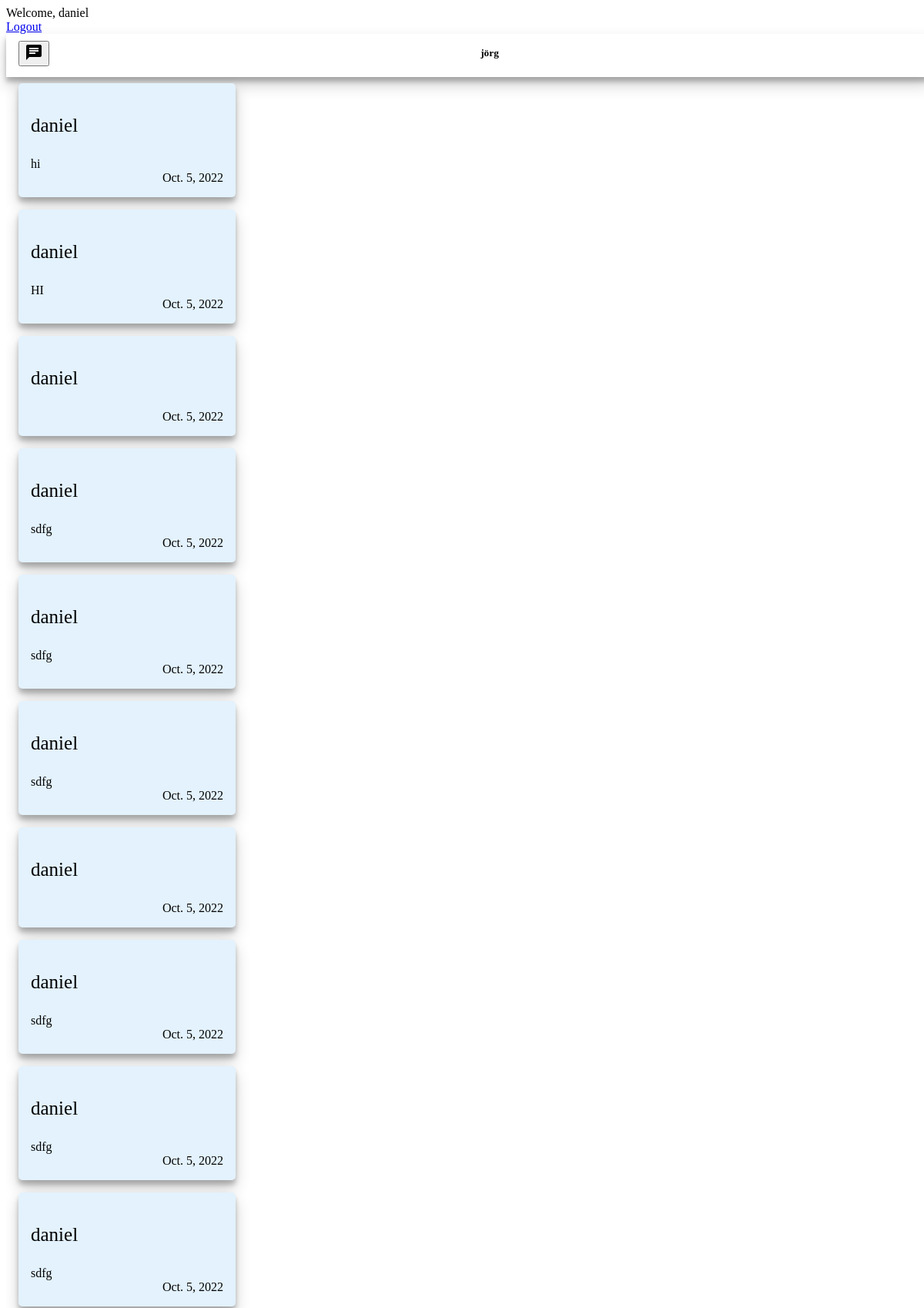
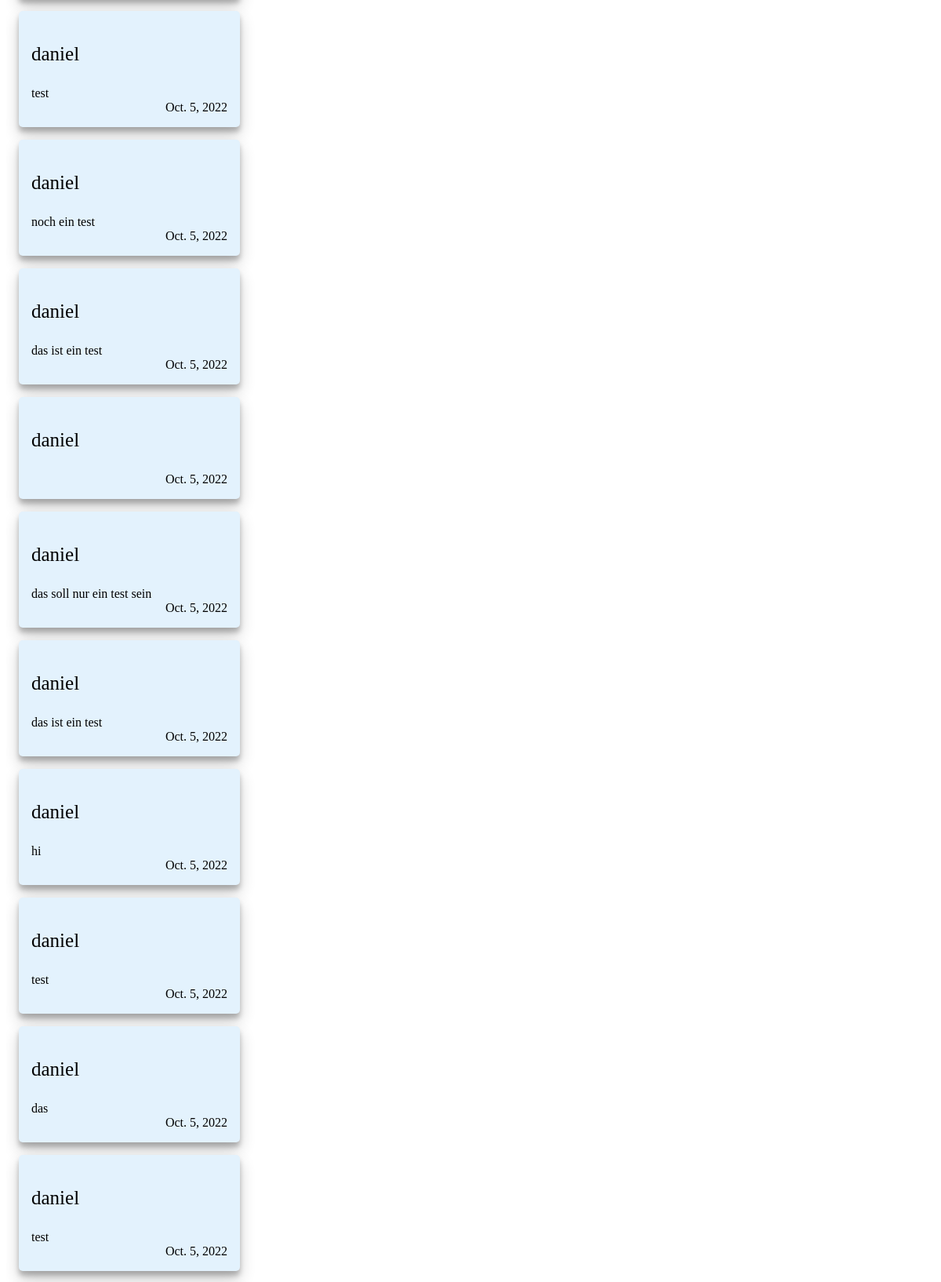
The app's page /chat/28/ (signed in, upper part) with its own data (2 pictures, top to bottom).
### chat/models.py (models this page shows)
class Message(models.Model):
    text = models.CharField(max_length=500)
    created_at = DateField(default=date.today)
    chat = models.ForeignKey(Chat, on_delete=models.CASCADE, related_name='chat_message_set', default=None, blank=True, null=True)
    author = models.ForeignKey(settings.AUTH_USER_MODEL, on_delete=models.CASCADE, related_name='author_message_set')
    reciever = models.ForeignKey(settings.AUTH_USER_MODEL, on_delete=models.CASCADE, related_name='receiver_message_set')

### chat/views.py (the view, shortened to what this page needs)
# urls.py: path("chat/<int:id>/", message_view , name="chat"),
@login_required(login_url='/login/')
@csrf_exempt
def message_view(request, id):
    all_users = User.objects.all
    all_chats = Chat.objects.filter(participant1 = request.user.id) | Chat.objects.filter(participant2 = request.user.id)
    text_messages = Message.objects.filter(chat_id=id)
    my_chat = Chat.objects.get(id=id)
    if(request.user.id == my_chat.participant1.id):
        reciever_user = my_chat.participant2
    else:
        reciever_user = my_chat.participant1
    return render(request, 'chat/chat.html', {'messages': text_messages,'users': all_users, "chats": all_chats, "recieverUser": reciever_user, "chatId": id})

### chat/templates/chat/chat.html (shortened to what this page needs)
{% extends "base.html" %} {% block content %} {% if request.user.is_authenticated %}
<div id="information-bar-chat" >
    <div style="width: 100%; display: flex; justify-content: space-between; align-items: center; height: 50px">
        <button style="margin-left: 16px" onclick="renderAllChats()" class="mdl-button mdl-js-button mdl-button--raised mdl-button--colored">
            <i class="material-icons">chat</i>
    </button>
    <h5>{{ recieverUser }}<h5/>
    </div>
</div>
<div id="workspace">
    <div id="messagecontainer">
        {% for message in messages %}
        {% if request.user == message.author %}
        <div id="loggedInUserMessage">
            <div id="card" style="background-color: #E3F2FD">
                <div style="min-height: 30px; display: flex; justify-content: flex-start;">
                    <p style="font-size: 25px; height: 30px;">{{ message.author }}</p>
                </div>
                <div>
                    {{ message.text }}
                </div>
                <div id="createdAt">
                    <span>{{message.created_at}}</span>
                </div>
          </div>
        </div>
          {% endif %}
        {% endfor %}
    </div>
</div>
{% endif %} {% endblock %}

### templates/base.html (shortened to what this page needs)
<!DOCTYPE html>
<html lang="en">
<head>
<link rel="stylesheet" href="https://code.getmdl.io/1.3.0/material.indigo-pink.min.css">
 {% load static %}
<link rel="stylesheet" href="{% static 'css/style.css' %}">
</head>
<body>
<div class="mdl-layout mdl-js-layout mdl-layout--fixed-header">
    <header class="mdl-layout__header">
      <div class="mdl-layout__header-row">
        {% if request.user.is_authenticated %}
        <span class="mdl-layout-title">Welcome, {{ request.user }} </span>
        {% else %}
        <span class="mdl-layout-title">Welcome, please log in</span>
        {% endif %}
        <nav class="mdl-navigation">
          {% if request.user.is_authenticated %}
          <a class="mdl-navigation__link" href="{% url 'logout' %}">Logout</a>
          {% endif %}
        </nav>
      </div>
    </header>
    <main class="mdl-layout__content">
      <div class="page-content">
        {% block content %}
        {% endblock %}
      </div>
    </main>
  </div>
</body>
</html>

### static/css/style.css (style rules this page uses)
.page-content { display: flex; align-items: center; flex-direction: column; width: 100vw; }
#information-bar-chat { box-shadow: 0 10px 20px rgba(0,0,0,0.19), 0 6px 6px rgba(0,0,0,0.23); height: 56px; background-color: white; display: flex; align-items: center; justify-content: space-between; width: 100%; flex-direction: column }
#workspace { width: 100%; position: inherit; display: flex; flex-direction: column; align-items: center ; justify-content: flex-end; height: calc(100vh - 60px - 60px); }
#messagecontainer { height: 100%; overflow-y: scroll; width: 100%; display: flex; flex-direction: column; }
#card { width: 250px; padding: 16px; margin: 8px 16px 8px 16px; display: flex; flex-direction: column; border-radius: 5px; box-shadow: 0 10px 20px rgba(0,0,0,0.19), 0 6px 6px rgba(0,0,0,0.23); }
#createdAt { width: 100%; display: flex; justify-content: flex-end; }
#loggedInUserMessage { display: flex; justify-content: flex-start; }

### records on screen
Message: author "daniel", text "hi", created_at "Oct. 5, 2022"
Message: author "daniel", text "HI", created_at "Oct. 5, 2022"
Message: author "daniel", created_at "Oct. 5, 2022"
Message: author "daniel", text "sdfg", created_at "Oct. 5, 2022"
Message: author "daniel", text "sdfg", created_at "Oct. 5, 2022"
Message: author "daniel", text "sdfg", created_at "Oct. 5, 2022"
Message: author "daniel", created_at "Oct. 5, 2022"
Message: author "daniel", text "sdfg", created_at "Oct. 5, 2022"
Message: author "daniel", text "sdfg", created_at "Oct. 5, 2022"
Message: author "daniel", text "sdfg", created_at "Oct. 5, 2022"
Message: author "daniel", text "test", created_at "Oct. 5, 2022"
Message: author "daniel", text "noch ein test", created_at "Oct. 5, 2022"
Message: author "daniel", text "das ist ein test", created_at "Oct. 5, 2022"
Message: author "daniel", created_at "Oct. 5, 2022"
Message: author "daniel", text "das soll nur ein test sein", created_at "Oct. 5, 2022"
Message: author "daniel", text "das ist ein test", created_at "Oct. 5, 2022"
Message: author "daniel", text "hi", created_at "Oct. 5, 2022"
Message: author "daniel", text "test", created_at "Oct. 5, 2022"
Message: author "daniel", text "das", created_at "Oct. 5, 2022"
Message: author "daniel", text "test", created_at "Oct. 5, 2022"

### other values on screen
{{ request.user }} "daniel"
{{ recieverUser }} "jörg"
